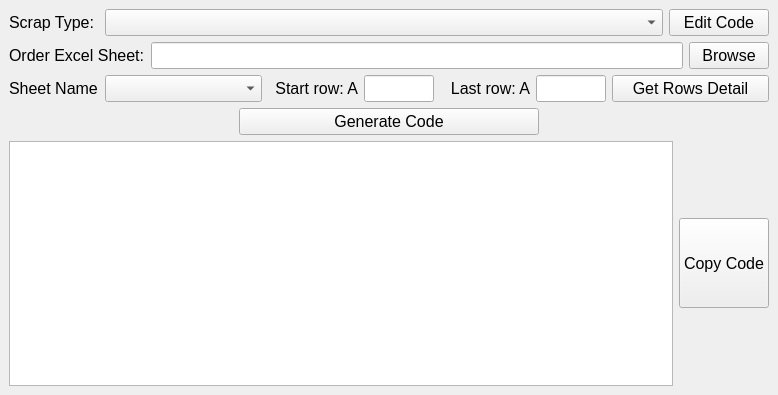
<?xml version="1.0" encoding="UTF-8"?>
<ui version="4.0">
 <class>MainWindow</class>
 <widget class="QMainWindow" name="MainWindow">
  <property name="geometry">
   <rect>
    <x>0</x>
    <y>0</y>
    <width>778</width>
    <height>395</height>
   </rect>
  </property>
  <property name="font">
   <font>
    <pointsize>12</pointsize>
   </font>
  </property>
  <property name="windowTitle">
   <string>MainWindow</string>
  </property>
  <widget class="QWidget" name="centralwidget">
   <layout class="QGridLayout" name="gridLayout">
    <item row="0" column="0">
     <layout class="QHBoxLayout" name="horizontalLayout">
      <item>
       <widget class="QLabel" name="scrap_type_label">
        <property name="maximumSize">
         <size>
          <width>90</width>
          <height>16777215</height>
         </size>
        </property>
        <property name="text">
         <string>Scrap Type:</string>
        </property>
       </widget>
      </item>
      <item>
       <widget class="QComboBox" name="scrap_type_combo_box"/>
      </item>
      <item>
       <widget class="QPushButton" name="edit_scrap_code_button">
        <property name="maximumSize">
         <size>
          <width>100</width>
          <height>16777215</height>
         </size>
        </property>
        <property name="text">
         <string>Edit Code</string>
        </property>
       </widget>
      </item>
     </layout>
    </item>
    <item row="1" column="0">
     <layout class="QHBoxLayout" name="horizontalLayout_2">
      <item>
       <widget class="QLabel" name="excel_sheet_label">
        <property name="text">
         <string>Order Excel Sheet:</string>
        </property>
       </widget>
      </item>
      <item>
       <widget class="QLineEdit" name="excel_sheet_input"/>
      </item>
      <item>
       <widget class="QPushButton" name="browse_button">
        <property name="text">
         <string>Browse</string>
        </property>
       </widget>
      </item>
     </layout>
    </item>
    <item row="2" column="0">
     <layout class="QHBoxLayout" name="horizontalLayout_3">
      <item>
       <widget class="QLabel" name="sheet_name_label">
        <property name="maximumSize">
         <size>
          <width>90</width>
          <height>16777215</height>
         </size>
        </property>
        <property name="text">
         <string>Sheet Name:</string>
        </property>
       </widget>
      </item>
      <item>
       <widget class="QComboBox" name="sheet_name_input"/>
      </item>
      <item>
       <widget class="QLabel" name="start_row_lable">
        <property name="maximumSize">
         <size>
          <width>90</width>
          <height>16777215</height>
         </size>
        </property>
        <property name="text">
         <string>Start row: A</string>
        </property>
        <property name="alignment">
         <set>Qt::AlignRight|Qt::AlignTrailing|Qt::AlignVCenter</set>
        </property>
       </widget>
      </item>
      <item>
       <widget class="QLineEdit" name="start_row_input">
        <property name="maximumSize">
         <size>
          <width>70</width>
          <height>16777215</height>
         </size>
        </property>
       </widget>
      </item>
      <item>
       <widget class="QLabel" name="last_row_label">
        <property name="maximumSize">
         <size>
          <width>90</width>
          <height>16777215</height>
         </size>
        </property>
        <property name="text">
         <string>Last row: A</string>
        </property>
        <property name="alignment">
         <set>Qt::AlignRight|Qt::AlignTrailing|Qt::AlignVCenter</set>
        </property>
       </widget>
      </item>
      <item>
       <widget class="QLineEdit" name="last_row_input">
        <property name="maximumSize">
         <size>
          <width>70</width>
          <height>16777215</height>
         </size>
        </property>
        <property name="text">
         <string/>
        </property>
       </widget>
      </item>
      <item>
       <widget class="QPushButton" name="read_excel_button">
        <property name="maximumSize">
         <size>
          <width>200</width>
          <height>16777215</height>
         </size>
        </property>
        <property name="text">
         <string>Get Rows Detail</string>
        </property>
       </widget>
      </item>
     </layout>
    </item>
    <item row="3" column="0">
     <layout class="QHBoxLayout" name="horizontalLayout_5">
      <item>
       <spacer name="horizontalSpacer_2">
        <property name="orientation">
         <enum>Qt::Horizontal</enum>
        </property>
        <property name="sizeHint" stdset="0">
         <size>
          <width>40</width>
          <height>20</height>
         </size>
        </property>
       </spacer>
      </item>
      <item>
       <widget class="QPushButton" name="generate_code_button">
        <property name="minimumSize">
         <size>
          <width>300</width>
          <height>0</height>
         </size>
        </property>
        <property name="maximumSize">
         <size>
          <width>16777215</width>
          <height>16777215</height>
         </size>
        </property>
        <property name="layoutDirection">
         <enum>Qt::LeftToRight</enum>
        </property>
        <property name="text">
         <string>Generate Code</string>
        </property>
       </widget>
      </item>
      <item>
       <spacer name="horizontalSpacer">
        <property name="orientation">
         <enum>Qt::Horizontal</enum>
        </property>
        <property name="sizeHint" stdset="0">
         <size>
          <width>40</width>
          <height>20</height>
         </size>
        </property>
       </spacer>
      </item>
     </layout>
    </item>
    <item row="4" column="0">
     <layout class="QHBoxLayout" name="horizontalLayout_4">
      <item>
       <widget class="QPlainTextEdit" name="code_input"/>
      </item>
      <item>
       <widget class="QPushButton" name="copy_code_button">
        <property name="minimumSize">
         <size>
          <width>90</width>
          <height>90</height>
         </size>
        </property>
        <property name="maximumSize">
         <size>
          <width>16777215</width>
          <height>16777215</height>
         </size>
        </property>
        <property name="text">
         <string>Copy Code</string>
        </property>
       </widget>
      </item>
     </layout>
    </item>
   </layout>
  </widget>
 </widget>
 <resources/>
 <connections/>
</ui>
